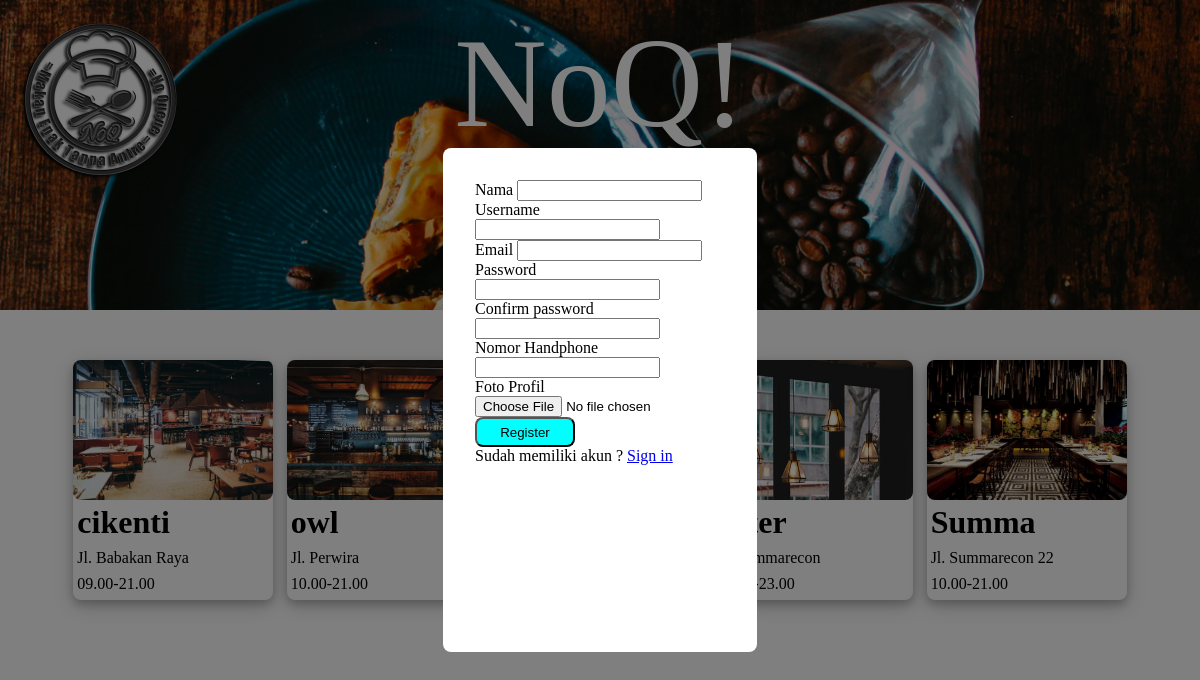
The app's page /signup.php, older data.
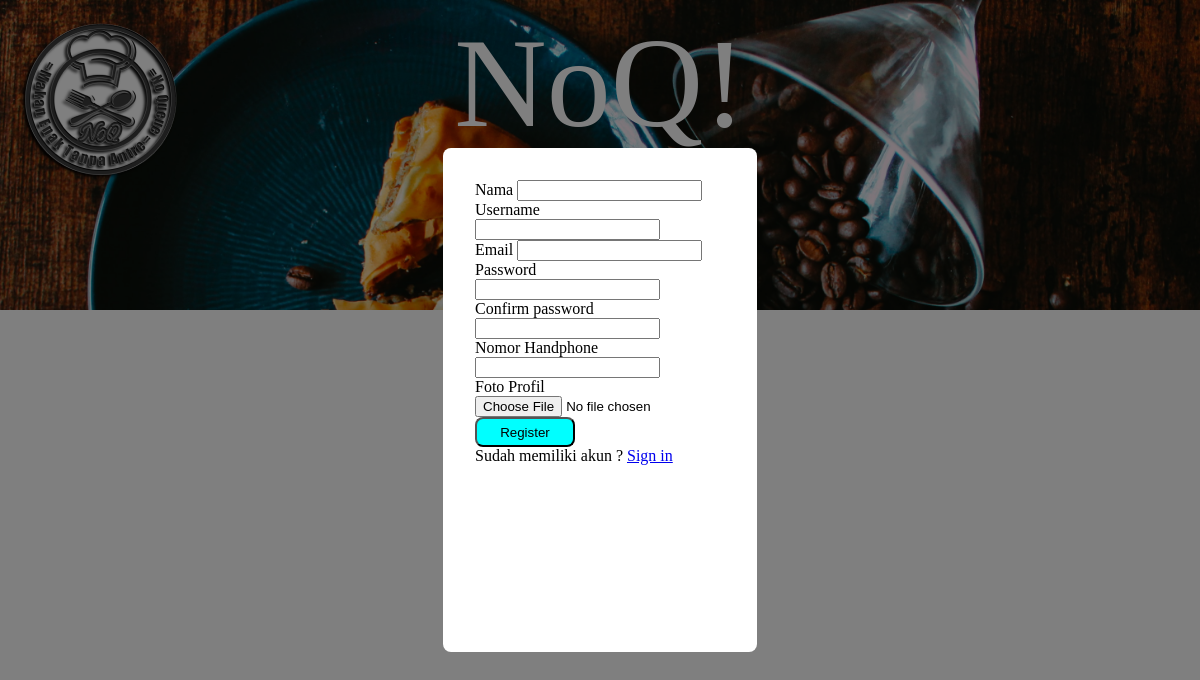
The same page, newer data.
### tables this page shows
CREATE TABLE `restoran` (
  `resto_id` int(11) NOT NULL,
  `resto_status` varchar(255) NOT NULL,
  `resto_name` varchar(24) NOT NULL,
  `resto_address` varchar(64) NOT NULL,
  `resto_number` varchar(20) NOT NULL,
  `resto_image` varchar(255) NOT NULL,
  `resto_open` varchar(24) NOT NULL,
  `qr_ovo` varchar(255) NOT NULL,
  `qr_gopay` varchar(255) NOT NULL,
  `loc_id` int(11) NOT NULL
);

### server.php (called while the page is built, shortened)
<?php
$username = "";
$email    = "";
?>

### signup.php (the view, shortened to what this page needs)
<?php include('server.php') ?>
<!DOCTYPE html>
<html lang="en">
  <head>
    <link rel="stylesheet" href="style.css" />
  </head>
  <body>
    <header class="header" style="background-image: url(./admin/images/cover-resto.jpeg)">
      <img style="position: absolute" src="./admin/images/logo.png" alt="logo" />
      <div class="center">
        <span class="judul">NoQ!</span>
        <br />
        <span class="motto">Makan enak tanpa antre</span>
      </div>
      <div class="search-location">
                <form method="post" action="">
                    <button type="submit" class="btn" name="filter">Cari</button>
                </form>
      </div>
    </header>
    <?php
                if(isset($_POST['filter']))
                {?>
                <div class="content">
                  <div class="recommendation-container">
                      <h3>Rekomendasi untuk kamu!</h3>
                  </div>
                    <div class="cards">
                    <?php
                    if(!empty($_POST['location']))
                    {
                        $selected = $_POST['location'];
                        $query = mysqli_query($db, "select * from restoran where loc_id='$selected'");
                            while($resto = mysqli_fetch_array($query))
                            {?>
                            <?php $res_img = "admin/images/".$resto['resto_image'];
                                  $res_id = $resto['resto_id'];
                            ?>
                            <a href="menu-resto.php?resto_id=<?php echo $resto['resto_id']?>" style=" text-decoration:none; color:black;">
                            <div class="card">
                                <span
                                class="card-image"
                                style="background-image: url('<?php echo $res_img;?>');"
                                ></span>
                                <div class="card-content">
                                  <h3 class="nama-resto"><?php echo $resto['resto_name'];?></h3>
                                  <span class="alamat"><?php echo $resto['resto_address'];?></span>
                                  <span class="alamat"><?php echo $resto['resto_open'];?></span>
                                </div>
                            </div></a>
                        <?php }?>
              <?php }?>
          <?php }
            else{?>
              <?php $query = mysqli_query($db, "select * from restoran");?>
                <div class="content">
                  <div class="cards">
                  <?php
                          while($resto = mysqli_fetch_array($query))
                          {?>
                          <?php $res_img = "admin/images/".$resto['resto_image'];?>
                          <a href="menu-resto.php?resto_id=<?= $resto['resto_id']?>" style="text-decoration:none; color:black;">
                          <div class="card">
                              <span
                              class="card-image"
                              style="background-image: url('<?php echo $res_img;?>');"
                              ></span>
                              <div class="card-content">
                                <h3 class="nama-resto"><?php echo $resto['resto_name'];?></h3>
                                <span class="alamat"><?php echo $resto['resto_address'];?></span>
                                <span class="alamat"><?php echo $resto['resto_open'];?></span>
                              </div>
                          </div></a>
                  <?php }?>
                  </div>
                </div>
              <?php }?>
	<div class="modal-bg">
    	<div class="modal-container" style="height: 55%">
			<form method="post" action="signup.php" class="form" enctype="multipart/form-data">
				<div class="input-group">
				<label>Nama</label>
				<input type="text" name="nama">
				</div>
				<div class="input-group">
				<label>Username</label>
				<input type="text" name="username" value="<?php echo $username; ?>">
				</div>
				<div class="input-group">
				<label>Email</label>
				<input type="email" name="email" value="<?php echo $email; ?>">
				</div>
				<div class="input-group">
				<label>Password</label>
				<input type="password" name="password_1">
				</div>
				<div class="input-group">
				<label>Confirm password</label>
				<input type="password" name="password_2">
				</div>
				<div class="input-group">
				<label>Nomor Handphone</label>
				<input type="text" name="no_hp">
				</div>
        <div class="input-group">
					<label>Foto Profil</label>
					<input type="file" name="user_image" accept=".png, .jpg, .jpeg">
				</div>
				<div class="input-group">
				<button type="submit" class="btn" name="reg_user">Register</button>
				</div>
				<p>
					Sudah memiliki akun ? <a href="login.php">Sign in</a>
				</p>
			</form>
		</div>
	</div>
	</body>
</html>

Row changes from the older to the newer data that the page shows:
removed restoran: resto_image (picture), resto_name "cikenti", resto_address "Jl. Babakan Raya", resto_open "09.00-21.00"
removed restoran: resto_image (picture), resto_name "owl", resto_address "Jl. Perwira", resto_open "10.00-21.00"
removed restoran: resto_image (picture), resto_address "Jl. Summarecon"
no longer on this page (row edited): restoran: resto_image (picture), resto_name "Summa", resto_address "Jl. Summarecon 22", resto_open "10.00-21.00"
